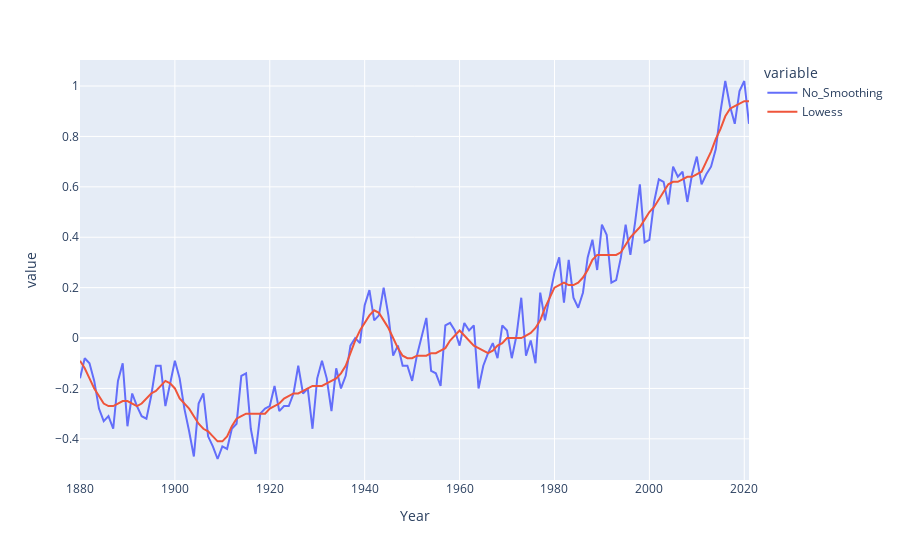

Here is the notebook cell this chart was saved with:
### Markdown cell above
### Trực quan dữ liệu

### Code cell
plt.figure(figsize=(15,8))
fig = px.line(df,x="Year",y=["No_Smoothing","Lowess"])
fig.show()

### Figure 1 — Plotly figure (JSON) as saved in the notebook; plotly's stock layout.template omitted (floating-point values rounded to 4 significant figures; data arrays with more than 128 entries replaced by an {"elided": "..."} marker saying what was removed)
{"data": [{"hovertemplate": "variable=No_Smoothing<br>Year=%{x}<br>value=%{y}<extra></extra>", "legendgroup": "No_Smoothing", "line": {"color": "#636efa", "dash": "solid"}, "marker": {"symbol": "circle"}, "mode": "lines", "name": "No_Smoothing", "orientation": "v", "showlegend": true, "type": "scatter", "x": {"elided": "142 int values"}, "xaxis": "x", "y": {"elided": "142 float values"}, "yaxis": "y"}, {"hovertemplate": "variable=Lowess<br>Year=%{x}<br>value=%{y}<extra></extra>", "legendgroup": "Lowess", "line": {"color": "#EF553B", "dash": "solid"}, "marker": {"symbol": "circle"}, "mode": "lines", "name": "Lowess", "orientation": "v", "showlegend": true, "type": "scatter", "x": {"elided": "142 int values"}, "xaxis": "x", "y": {"elided": "142 float values"}, "yaxis": "y"}], "layout": {"legend": {"title": {"text": "variable"}, "tracegroupgap": 0}, "margin": {"t": 60}, "xaxis": {"anchor": "y", "domain": [0, 1], "title": {"text": "Year"}}, "yaxis": {"anchor": "x", "domain": [0, 1], "title": {"text": "value"}}}}
